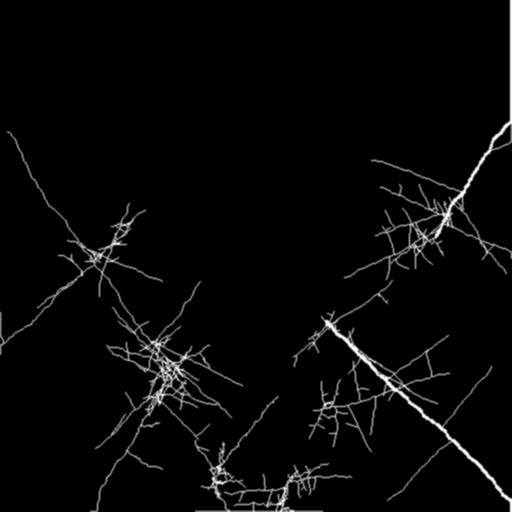
#> input picture my_crack.png, 512 x 512 px, given as the content of the folder elek/Downloads/seminar_project/partitioned_data/train/images, which was not available
$ python modify_images.py
#> lines starting #> are read from the running program, lines starting #| are printed output that depends on the picture; after the words box and inside, x2 and y2 are one past the last pixel; in counts of white or black regions, pixels touching at a corner belong together; pictures that were not available may be replaced by others from this repository, and a replacement may not be noted
#> in process_images_in_folder, image is the input picture: shape (512, 512, 3); min 0, max 255, mean 6.9
### make_crack.py
import cv2
import numpy as np
import random
import argparse
def generate_crack_texture(width=512, height=512, num_cracks=5, thickness_range=(1, 2), branch_chance=0.3, blur_ksize=3):
    """
    Generates a transparent PNG image with random crack-like lines and optional blur.

    Parameters:
        width (int): Width of the output image.
        height (int): Height of the output image.
        num_cracks (int): Number of main cracks.
        thickness_range (tuple): Min and max line thickness.
        branch_chance (float): Probability of spawning a branch from a crack segment.
        blur_ksize (int): Kernel size for Gaussian blur (must be odd, >= 3).

    Returns:
        np.ndarray: RGBA image with generated cracks.
    """
#> called with width = 512, height = 512, num_cracks = 10, thickness_range = (1, 2), branch_chance = 0.711, blur_ksize = 3
    # Create transparent background
    crack_img = np.zeros((height, width, 4), dtype=np.uint8)
    branching_chance = branch_chance
    def draw_jagged_line(start, direction, length, thickness,branching_chance):
        x, y = start
        for _ in range(length):
            dx = direction[0] + random.randint(-1, 1)
            dy = direction[1] + random.randint(-1, 1)
            next_x = int(np.clip(x + dx, 0, width - 1))
            next_y = int(np.clip(y + dy, 0, height - 1))
            cv2.line(crack_img, (x, y), (next_x, next_y), (255, 255, 255, 255), thickness)

            if random.random() < branching_chance:
                # Create a small branch crack
                branch_dir = (random.choice([-1, 1]) * dy, random.choice([-1, 1]) * dx)
                branching_chance -= .1
                draw_jagged_line((x, y), branch_dir, length // 4, max(1, thickness - 1),branching_chance)


            x, y = next_x, next_y

    for _ in range(num_cracks):
        branching_chance = branch_chance
        start_x = random.randint(0, width - 1)
        start_y = random.randint(0, height - 1)
        direction = (random.choice([-1, 1]) * random.randint(1, 3), random.choice([-1, 1]) * random.randint(1, 3))
        length = random.randint(40, 100)
        thickness = random.randint(*thickness_range)
        draw_jagged_line((start_x, start_y), direction, length, thickness,branching_chance)

    # Apply Gaussian blur to soften the cracks (only on RGB channels)
    rgb = crack_img[:, :, :3]
    alpha = crack_img[:, :, 3]
    blurred_rgb = cv2.GaussianBlur(rgb, (blur_ksize, blur_ksize), 0)
    crack_img = cv2.merge([blurred_rgb, alpha])

    return crack_img

def save_crack(output_file = "/Users/tomaszfrelek/seminar_project/my_crack.png", width=512, height=512, num_cracks=5, thickness_range=(1, 2), branch_chance=0.3, blur_ksize=3):
    crack = generate_crack_texture(width=512, height=512, num_cracks=num_cracks, thickness_range=thickness_range, branch_chance=branch_chance, blur_ksize=3)
    cv2.imwrite(output_file, crack)
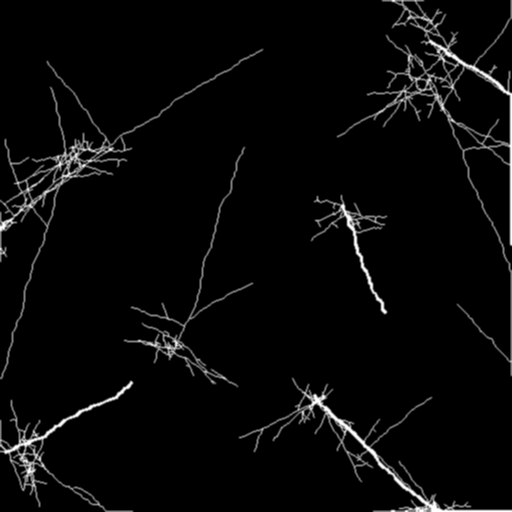
#> saved as my_crack.png: shape (512, 512, 4); mean B, G, R, A 8.3, 8.3, 8.3, 8.3
    return crack


# [27 lines left out: function main, not called in this run]

# [2 lines that do not run on import are left out]

### modify_image.py
import cv2
import numpy as np
import random
import argparse
import os
from make_crack import *

# [40 lines left out: function generate_random_mud_splatter, not called in this run]


def overlay_random_crack(image, crack_img):
    # Load base and crack images
    base = image
    crack = crack_img

    if base is None or crack is None:
        raise ValueError("Could not load base or crack image.")
    print(crack)
#> (printed output is left out)
    crack = cv2.resize(crack, (base.shape[1], base.shape[0]), interpolation=cv2.INTER_AREA)


    # Convert base to BGRA if not already
    if base.shape[2] == 3:
        base = cv2.cvtColor(base, cv2.COLOR_BGR2BGRA)

    # Extract crack RGB and alpha
    crack_rgb = crack[:, :, :3]
    crack_alpha = crack[:, :, 3] / 255.0
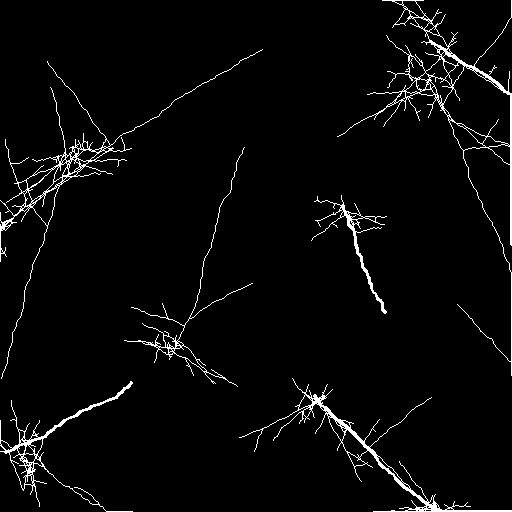
#> crack_alpha: shape (512, 512) float64; values 0 (black) and 1 (white), 3.3% white in thin lines or dots


    # Alpha blend
    for c in range(3):
        base[:, :, c] = (base[:, :, c] * (1 - crack_alpha) + crack_rgb[:, :, c] * crack_alpha).astype(np.uint8)
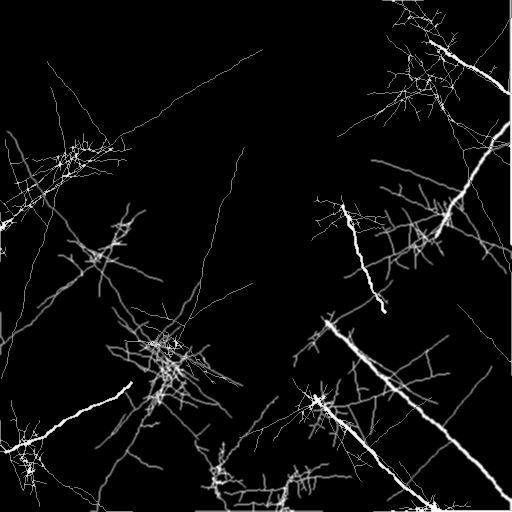
#> base: shape (512, 512, 4); mean B, G, R, A 11.7, 11.7, 11.7, 255


    return base

def tint_image(image, tint=0, intensity=0.15):
    """
    Tint an image toward red, green, or blue.

    Parameters:
        image (np.ndarray): Input image (BGR or BGRA).
        tint (str): 'red', 'green', or 'blue'.
        intensity (float): Strength of the tint, between 0.0 and 1.0.

    Returns:
        np.ndarray: Tinted image.
    """
#> called with tint = 1, intensity = 0.0522

    # Clone image to avoid modifying original
    image = image.copy()


    # Add tint by blending toward full-color channel
    #print(tint)
    overlay = np.zeros_like(image, dtype=np.uint8)
    overlay[:, :, int(tint)] = 255

    tinted = cv2.addWeighted(image, 1.0, overlay, intensity, 0)

    return tinted

def blackout_scanline(image, num = 5):
    """
    Black out a horizontal row (or multiple rows) in an image to simulate a broken scanline.

    Parameters:
        image (np.ndarray): Input image.
        row (int): Row index to black out. If None, a random row is chosen.
        thickness (int): Number of rows to black out (default is 1).

    Returns:
        np.ndarray: Image with blacked-out scanline.
    """
    img = image.copy()
    h = img.shape[0]
    rows = []
    # Random row if not specified
    for i in range(num):
            rows.append(np.random.randint(0, h - 1))


    # Black out the scanline(s)
    for i in range(num):
        img[rows[i]:min(h, rows[i] + 1), :] = 0

    return img

# [34 lines left out: function simulate_chromatic_aberration, not called in this run]

def simulate_sensor_blooming(image, threshold=200, intensity=0.99, blur_size=25):
    """
    Simulates sensor blooming by bleeding bright areas into surrounding pixels.

    Parameters:
        image (np.ndarray): Input image (BGR).
        threshold (int): Brightness threshold (0-255) above which blooming is applied.
        intensity (float): Bloom blending intensity (0.0 to 1.0).
        blur_size (int): Size of the Gaussian blur kernel.

    Returns:
        np.ndarray: Image with sensor blooming effect.
    """
#> called with threshold = 199, intensity = 0.888, blur_size = 25
    image = image.copy()

    # Convert to grayscale to detect brightness
    gray = cv2.cvtColor(image, cv2.COLOR_BGR2GRAY)

    # Create bloom mask where brightness exceeds threshold
    _, mask = cv2.threshold(gray, threshold, 255, cv2.THRESH_BINARY)
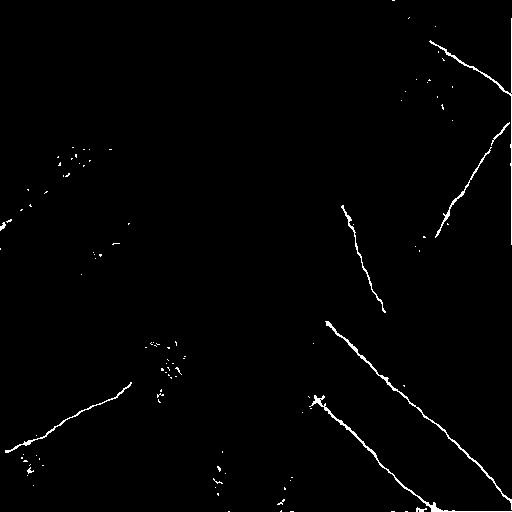
#> mask: shape (512, 512); 1.1% white in thin lines or dots

    # Ensure mask has the same number of channels as the original image
    if len(image.shape) == 3 and image.shape[2] == 3:  # 3-channel image
        mask_color = cv2.merge([mask, mask, mask])  # Merge mask into 3 channels
    elif len(image.shape) == 3 and image.shape[2] == 4:  # 4-channel image (BGRA)
        mask_color = cv2.merge([mask, mask, mask, mask])  # Merge mask into 4 channels
    else:
        raise ValueError("Unsupported image format")

    # Extract bright regions
    bright_regions = cv2.bitwise_and(image, mask_color)

    # Blur bright regions to create blooming effect
    bloom = cv2.GaussianBlur(bright_regions, (blur_size, blur_size), 0)
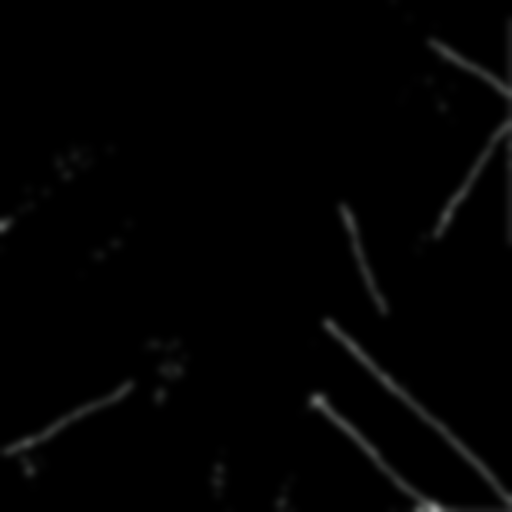
#> bloom: shape (512, 512, 4); mean of channels 0, 1, 2, 3 2.4, 2.5, 2.4, 2.6; drawn as B, G, R

    # Add the bloom back into the original image
    bloomed = cv2.addWeighted(image, 1.0, bloom, intensity, 0)
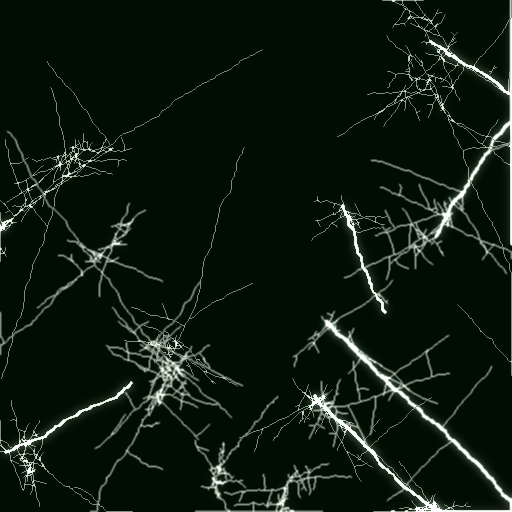
#> bloomed: shape (512, 512, 4); mean of channels 0, 1, 2, 3 13.5, 26.5, 13.5, 255; drawn as B, G, R

    return bloomed

# [82 lines left out: function main, not called in this run]


# [2 lines that do not run on import are left out]

### modify_images.py
import cv2
import numpy as np
import random
import argparse
import os
from modify_image import *
from make_crack import *


def process_images_in_folder(input_folder, output_folder, crack_image = "/Users/tomaszfrelek/seminar_project/my_crack.png"):
    # Create the output folder if it doesn't exist
    if not os.path.exists(output_folder):
        os.makedirs(output_folder)

    # Loop through all files in the folder
    for filename in os.listdir(input_folder):
        file_path = os.path.join(input_folder, filename)

        # Only process image files (You can add more file formats)
        if os.path.isfile(file_path) and filename.lower().endswith(('.png', '.jpg', '.jpeg', '.bmp', '.tiff','avif')):
            print(f"Processing {filename}...")

            # Read the image
            image = cv2.imread(file_path)
            #rand_tuple = (np.random.randint(0,2),np.random.randint(0,2),np.random.randint(0,2),np.random.randint(0,2),np.random.randint(0,2),np.random.randint(0,2))

            rand_tuple = (np.random.randint(0,2),np.random.randint(0,2),np.random.randint(0,2),np.random.randint(0,2),np.random.randint(0,2),np.random.randint(0,2))
            if image is not None:
                # Apply the effect
                if rand_tuple[0]:
                    image = generate_random_mud_splatter(image,np.random.randint(5,16))
                if rand_tuple[1]:
                    crack = save_crack(crack_image, num_cracks=np.random.randint(7,16), thickness_range=(1, 2), branch_chance=random.uniform(.5, .75))
                    image = overlay_random_crack(image,crack)
                if rand_tuple[2]:
                    image = tint_image(image,np.random.randint(0,3) , random.uniform(.05,.20))
                if rand_tuple[3]:
                    image = simulate_chromatic_aberration(image,np.random.randint(1,7))
                if rand_tuple[4]:
                    image = simulate_sensor_blooming(image, threshold=np.random.randint(180,240), intensity=random.uniform(.5, .99))
                if rand_tuple[5]:
                    image = blackout_scanline(image,np.random.randint(1,21))
#> after the loop in blackout_scanline, `for i in range(num):`:
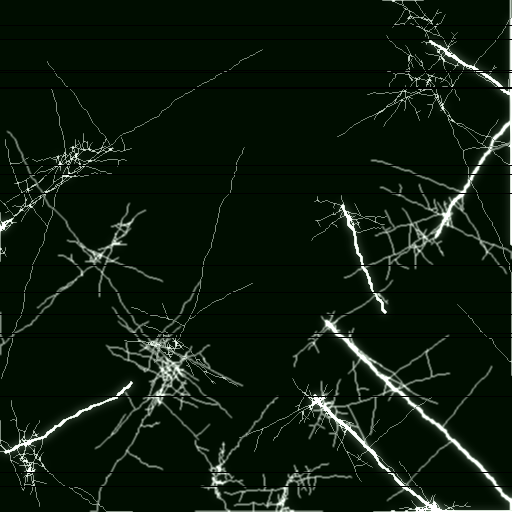
#> img: shape (512, 512, 4); 3.32% of pixels changed, all inside (x1, y1, x2, y2) = (0, 25, 512, 487); drawn as B, G, R

                # Save the modified image
                output_path = os.path.join(output_folder, filename)
                cv2.imwrite(output_path, image)
                print(f"Saved modified image to {output_path}")
            else:
                print(f"Failed to read image {filename}")
        else:
            print(f"Skipping non-image file {filename}")

def main():
    parser = argparse.ArgumentParser(description="Modify all images in a folder")
    parser.add_argument("--input_folder",default = "/Users/tomaszfrelek/Downloads/seminar_project/partitioned_data/train/images",  help="Path to the folder containing input images")
    parser.add_argument("--output_folder",default = "/Users/tomaszfrelek/Downloads/seminar_project/partitioned_data/mud_train/images", help="Path to the folder to save modified images")
    args = parser.parse_args()


    # Call the function to process all images in the folder
    process_images_in_folder(args.input_folder, args.output_folder)

if __name__ == "__main__":
    main()
